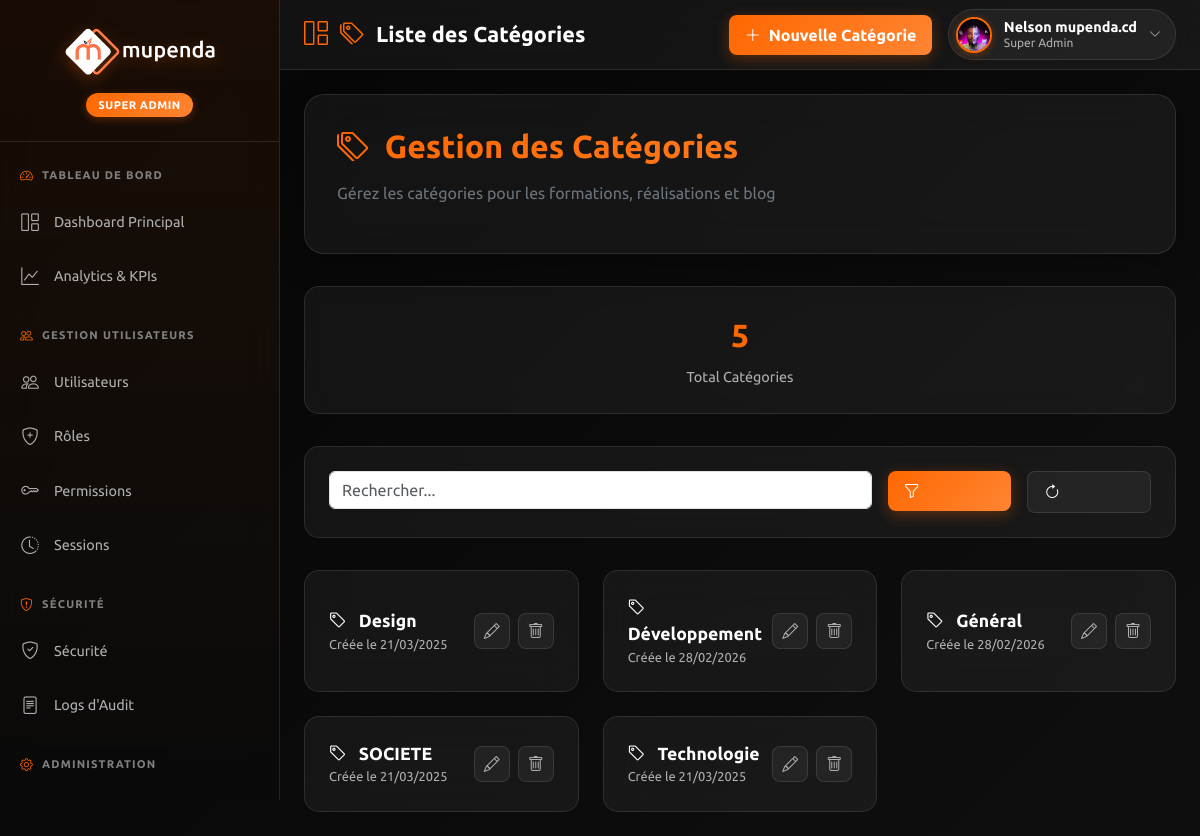
/dashboard/categories/ (signed in), run on the app's committed database.
### MupendaApp/models.py (models this page shows, shortened)
class CustomUser(AbstractUser):
    is_administrateur = models.BooleanField(default=False)
    is_utilisateur = models.BooleanField(default=True)
    photo_profil = models.ImageField(upload_to="static/images", blank=True, null=True)
    telephone = models.CharField(max_length=20, blank=True, null=True)
    date_embauche = models.DateField(blank=True, null=True)
    est_actif = models.BooleanField(default=True)
    derniere_connexion = models.DateTimeField(blank=True, null=True)
    tentative_echec = models.IntegerField(default=0)
    bloque_jusqua = models.DateTimeField(blank=True, null=True)
    pref_email_notifications = models.BooleanField(default=True, verbose_name="Notifications par email")
    pref_dark_mode = models.BooleanField(default=False, verbose_name="Mode sombre")
    def get_primary_role(self):
        user_role = self.user_roles.filter(est_actif=True).first()
        return user_role.role.nom if user_role else "Aucun rôle"
    def is_super_admin(self):
        return self.user_roles.filter(
            role__nom='SUPER_ADMIN',
            est_actif=True
        ).exists()

class Category(models.Model):
    name = models.CharField(max_length=100, unique=True)
    created_on = models.DateTimeField(auto_now_add=True, null=True)
    update_on = models.DateTimeField(auto_now=True)

### MupendaApp/views.py (the view)
# urls.py: path('dashboard/categories/', views.liste_categories, name='liste_categories'),
@login_required
def liste_categories(request):
    if not _require_roles(request, {'ADMINISTRATEUR', 'SUPER_ADMIN'}):
        return _forbidden(request)
    search = request.GET.get('search', '')
    categories = Category.objects.all().order_by('name')
    if search:
        categories = categories.filter(name__icontains=search)
    paginator = Paginator(categories, 20)
    page = request.GET.get('page', 1)
    page_obj = paginator.get_page(page)
    context = {
        'categories': page_obj.object_list,
        'page_obj': page_obj,
        'is_paginated': page_obj.has_other_pages(),
        'total_categories': Category.objects.count(),
        'search': search,
    }
    return render(request, 'dashboard/categories/liste_categories.html', context)

### MupendaApp/context_processors.py (called while the page is built)
def site_contact(request):
    try:
        contact = SiteContact.objects.filter(est_actif=True).first()
    except:
        contact = None
    return {
        'site_contact': contact
    }

### MupendaApp/templatetags/dashboard_menu.py (called while the page is built)
@register.inclusion_tag('dashboard/partials/_sidebar_menu.html', takes_context=True)
def render_sidebar_menu(context):
    request = context.get('request')
    user = context.get('user')
    if not user or not user.is_authenticated:
        return {'sections': [], 'badge': 'Invité', 'badge_class': ''}
    menu_context = _get_user_role_context(user, request)
    current_url_name = request.resolver_match.url_name if request and hasattr(request, 'resolver_match') else None
    for section in menu_context['sections']:
        for item in section['items']:
            try:
                item['resolved_url'] = reverse(item['url'])
                item['is_active'] = (item['url'] == current_url_name)
            except NoReverseMatch:
                item['resolved_url'] = '#'
                item['is_active'] = False
    return menu_context

@register.simple_tag(takes_context=True)
def get_user_badge_info(context):
    request = context.get('request')
    user = context.get('user')
    if not user or not user.is_authenticated:
        return {'badge': 'Invité', 'badge_class': '', 'role_key': None}
    menu_context = _get_user_role_context(user, request)
    return {
        'badge': menu_context['badge'],
        'badge_class': menu_context['badge_class'],
        'role_key': menu_context['role_key'],
    }

@register.simple_tag(takes_context=True)
def get_dashboard_home_url(context):
    request = context.get('request')
    user = context.get('user')
    if not user or not user.is_authenticated:
        return reverse('connexion')
    menu_context = _get_user_role_context(user, request)
    try:
        return reverse(menu_context['dashboard_url'])
    except NoReverseMatch:
        return reverse('connexion')

### MupendaApp/views.py (called while the page is built)
def _require_roles(request, allowed_roles):
    if request.user.is_super_admin():
        return True
    active_role = _get_active_role_from_session(request) or request.user.get_primary_role()
    return active_role in set(allowed_roles)

### MupendaApp/templates/dashboard/categories/liste_categories.html (shortened to what this page needs)
{% extends 'dashboard/base_dashboard.html' %}
{% load static %}
{% load dashboard_menu %}
{% block page_title %}
<i class="bi bi-tags"></i>
Liste des Catégories
{% endblock %}
{% block header_actions %}
<a href="{% url 'creer_categorie' %}" class="btn btn-primary-orange">
    <i class="bi bi-plus-lg"></i>
    Nouvelle Catégorie
</a>
{% endblock %}
{% block content %}
<div class="categories-content">
    <div class="categories-header">
        <h1 class="categories-title">
            <i class="bi bi-tags me-2"></i>
            Gestion des Catégories
        </h1>
        <p class="text-secondary">Gérez les catégories pour les formations, réalisations et blog</p>
    </div>
    <div class="stats-grid">
        <div class="stat-card">
            <div class="stat-value">{{ total_categories }}</div>
            <div class="stat-label">Total Catégories</div>
        </div>
    </div>
    <div class="filters-section">
        <form method="get" class="row g-3">
            <div class="col-md-8">
                <input type="text" name="search" class="form-control"
                       placeholder="Rechercher..." value="{{ search }}">
            </div>
            <div class="col-md-2">
                <button type="submit" class="btn btn-primary-orange w-100">
                    <i class="bi bi-funnel"></i>
                </button>
            </div>
            <div class="col-md-2">
                <a href="{% url 'liste_categories' %}" class="btn btn-glass w-100">
                    <i class="bi bi-arrow-clockwise"></i>
                </a>
            </div>
        </form>
    </div>
    {% if categories %}
    <div class="categories-grid">
        {% for categorie in categories %}
        <div class="categorie-card">
            <div>
                <div class="categorie-name">
                    <i class="bi bi-tag me-2 text-orange"></i>
                    {{ categorie.name }}
                </div>
                <div class="categorie-date">
                    Créée le {{ categorie.created_on|date:"d/m/Y" }}
                </div>
            </div>
            <div class="categorie-actions">
                <a href="{% url 'modifier_categorie' categorie.pk %}" class="action-btn" title="Modifier">
                    <i class="bi bi-pencil"></i>
                </a>
                <a href="{% url 'supprimer_categorie' categorie.pk %}" class="action-btn delete" title="Supprimer">
                    <i class="bi bi-trash"></i>
                </a>
            </div>
        </div>
        {% endfor %}
    </div>
    {% endif %}
</div>
{% endblock %}

### MupendaApp/templates/dashboard/base_dashboard.html (shortened to what this page needs)
{% load static %}
{% load dashboard_menu %}
<!DOCTYPE html>
<html lang="fr">
<head>
    <link href="https://cdn.jsdelivr.net/npm/bootstrap@5.3.3/dist/css/bootstrap.min.css" rel="stylesheet">
    <link rel="stylesheet" href="https://cdn.jsdelivr.net/npm/bootstrap-icons@1.13.1/font/bootstrap-icons.min.css">
</head>
<body data-turbo="true">
    {% get_user_badge_info as badge_info %}
    {% get_dashboard_home_url as dashboard_home_url %}
    <div class="dashboard-container">
        <aside class="sidebar" id="sidebar" role="navigation" aria-label="Menu principal">
            <div class="sidebar-header">
                <a href="{{ dashboard_home_url }}" data-turbo="false">
                    <img src="{% static 'images/White Mupenda Company.png' %}" alt="Mupenda Company" class="sidebar-logo">
                </a>
                <div class="role-badge {{ badge_info.badge_class }}">{{ badge_info.badge }}</div>
            </div>
            <nav aria-label="Navigation">
                {% render_sidebar_menu %}
            </nav>
        </aside>
        <header class="top-header" role="banner">
            <div class="top-header-left">
                {% block page_title_header %}
                <h1 class="page-title">
                    <i class="bi bi-grid-1x2"></i>
                    {% block page_title %}Dashboard{% endblock %}
                </h1>
                {% endblock %}
            </div>
            <div class="top-header-right">
                {% block header_actions %}{% endblock %}
                <div class="top-profile-section">
                    <div class="top-profile" onclick="toggleTopProfileDropdown()" role="button" tabindex="0" aria-expanded="false" aria-haspopup="true">
                        <img src="{% if user.photo_profil %}{{ user.photo_profil.url }}{% else %}{% static 'images/default-avatar.png' %}{% endif %}"
                             alt="{{ user.get_full_name|default:user.username }}"
                             class="top-avatar">
                        <div class="top-user-details">
                            <h4 class="top-user-name">{{ user.get_full_name|default:user.username }}</h4>
                            <p class="top-user-role">{{ badge_info.badge }}</p>
                        </div>
                        <i class="bi bi-chevron-down top-chevron" id="topProfileDropdownIcon"></i>
                    </div>
                </div>
            </div>
        </header>
        <main class="main-content" role="main">
            {% block content %}{% endblock %}
        </main>
    </div>
</body>
</html>

### MupendaApp/templates/dashboard/categories/liste_categories.html (style rules this page uses)
.categories-content { padding: 0; }
.categories-header { background: var(--glass-bg); backdrop-filter: blur(20px); border: 1px solid var(--glass-border); border-radius: 20px; padding: 2rem; margin-bottom: 2rem; box-shadow: 0 8px 32px rgba(0, 0, 0, 0.3); }
.categories-title { color: var(--text-primary); font-size: 2rem; font-weight: 700; margin-bottom: 1rem; background: linear-gradient(135deg, var(--primary-orange) 0%, #ff8533 100%); -webkit-background-clip: text; -webkit-text-fill-color: transparent; background-clip: text; }
.stats-grid { display: grid; grid-template-columns: repeat(auto-fit, minmax(200px, 1fr)); gap: 1rem; margin-bottom: 2rem; }
.stat-card { background: var(--glass-bg); backdrop-filter: blur(10px); border: 1px solid var(--glass-border); border-radius: 15px; padding: 1.5rem; text-align: center; }
.stat-value { font-size: 2rem; font-weight: 700; color: var(--primary-orange); margin-bottom: 0.5rem; }
.stat-label { color: var(--text-secondary); font-size: 0.9rem; }
.filters-section { background: var(--glass-bg); backdrop-filter: blur(20px); border: 1px solid var(--glass-border); border-radius: 15px; padding: 1.5rem; margin-bottom: 2rem; }
.categories-grid { display: grid; grid-template-columns: repeat(auto-fill, minmax(250px, 1fr)); gap: 1.5rem; }
.categorie-card { background: var(--glass-bg); backdrop-filter: blur(20px); border: 1px solid var(--glass-border); border-radius: 15px; padding: 1.5rem; display: flex; justify-content: space-between; align-items: center; transition: all 0.3s ease; }
.categorie-name { font-size: 1.1rem; font-weight: 600; color: var(--text-primary); }
.categorie-date { font-size: 0.8rem; color: var(--text-secondary); }
.categorie-actions { display: flex; gap: 0.5rem; }
.action-btn { width: 36px; height: 36px; border-radius: 8px; border: 1px solid var(--glass-border); background: var(--glass-bg); color: var(--text-secondary); display: flex; align-items: center; justify-content: center; text-decoration: none; transition: all 0.3s ease; }

### data on the page
CustomUser: photo_profil (picture), get_full_name "Nelson mupenda.cd"
Category: name "Design", created_on "21/03/2025"
Category: name "Développement", created_on "28/02/2026"
Category: name "Général", created_on "28/02/2026"
Category: name "SOCIETE", created_on "21/03/2025"
Category: name "Technologie", created_on "21/03/2025"

### other printed values
{{ badge_info.badge }} "SUPER ADMIN"
{{ section.title }} "TABLEAU DE BORD" "GESTION UTILISATEURS" "SÉCURITÉ" "ADMINISTRATION"
{{ item.name }} "Dashboard Principal" "Analytics & KPIs" "Utilisateurs" "Rôles" "Permissions" "Sessions" "Sécurité" "Logs d'Audit"
{{ badge_info.badge }} "Super Admin"
{{ total_categories }} "5"
